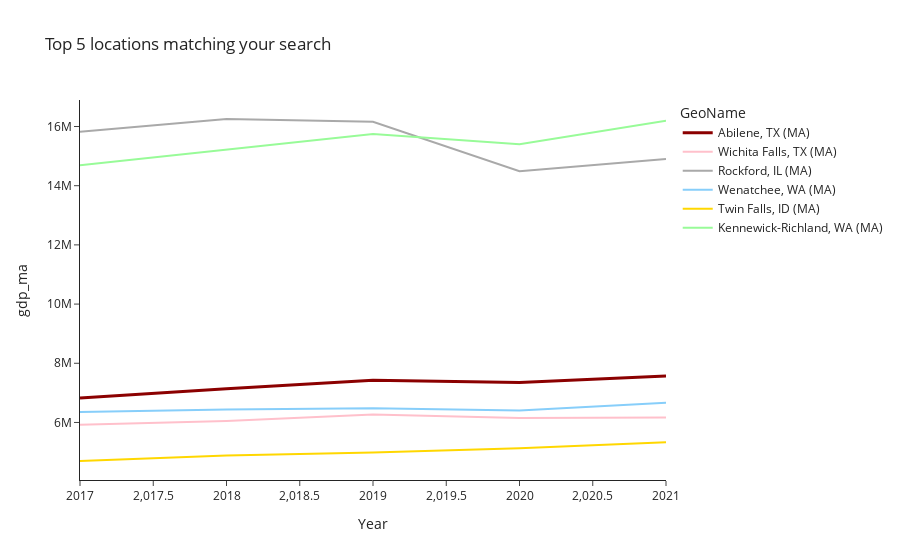

Notebook source saved alongside this figure:
### Code cell
fig = f.show_kins_plot()

### Figure 1 — Plotly figure (JSON) as saved in the notebook; plotly's stock layout.template omitted (floating-point values rounded to 4 significant figures)
{"data": [{"line": {"color": "darkred", "width": 3}, "mode": "lines", "name": "Abilene, TX (MA)", "text": "Abilene, TX (MA)", "textposition": "top right", "type": "scatter", "x": [2017, 2018, 2019, 2020, 2021], "y": [6827152, 7141273, 7426609, 7354374, 7573774]}, {"line": {"color": "#FFC0CB"}, "mode": "lines", "name": "Wichita Falls, TX (MA)", "text": "Wichita Falls, TX (MA)", "textposition": "top right", "type": "scatter", "x": [2017, 2018, 2019, 2020, 2021], "y": [5924040, 6051825, 6267961, 6150157, 6170319]}, {"line": {"color": "#A9A9A9"}, "mode": "lines", "name": "Rockford, IL (MA)", "text": "Rockford, IL (MA)", "textposition": "top right", "type": "scatter", "x": [2017, 2018, 2019, 2020, 2021], "y": [15826773, 16253918, 16161341, 14490425, 14904989]}, {"line": {"color": "#87CEFA"}, "mode": "lines", "name": "Wenatchee, WA (MA)", "text": "Wenatchee, WA (MA)", "textposition": "top right", "type": "scatter", "x": [2017, 2018, 2019, 2020, 2021], "y": [6353998, 6436263, 6483516, 6407321, 6669335]}, {"line": {"color": "#FFD700"}, "mode": "lines", "name": "Twin Falls, ID (MA)", "text": "Twin Falls, ID (MA)", "textposition": "top right", "type": "scatter", "x": [2017, 2018, 2019, 2020, 2021], "y": [4697778, 4880650, 4987157, 5130187, 5329506]}, {"line": {"color": "#98FB98"}, "mode": "lines", "name": "Kennewick-Richland, WA (MA)", "text": "Kennewick-Richland, WA (MA)", "textposition": "top right", "type": "scatter", "x": [2017, 2018, 2019, 2020, 2021], "y": [14688220, 15221366, 15745176, 15402986, 16192367]}], "layout": {"legend": {"title": {"text": "GeoName"}}, "title": {"text": "Top 5 locations matching your search"}, "xaxis": {"title": {"text": "Year"}}, "yaxis": {"title": {"text": "gdp_ma"}}}}
